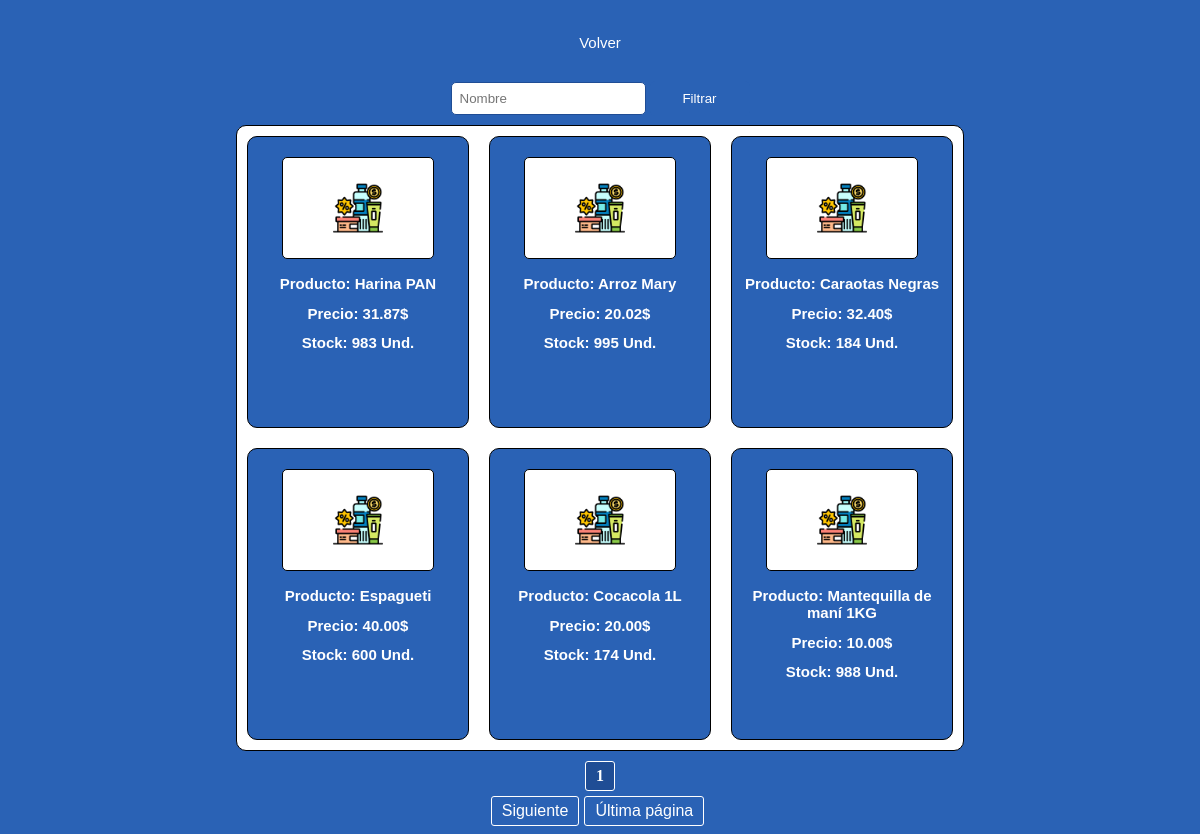
Screenshot of /Inventario/lista_productos/ with the database file from the repository.
### Inventario/models.py (models this page shows)
class Productos(models.Model):
    nombre = models.CharField(max_length=100)
    codigo = models.IntegerField(unique=True, validators=[validate_unique_name])
    precio = models.DecimalField(max_digits=10, decimal_places=2)
    stock = models.IntegerField()
    proveedor = models.CharField(max_length=100)
    iva = models.IntegerField()

### Inventario/views.py (the view)
# urls.py: path('lista_productos/', views.lista_productos, name= "lista_productos"),
def lista_productos(request):
    filtro = request.GET.get('filtro')
    productos = Productos.objects.all()
    if filtro:
        productos = productos.filter(nombre__icontains=filtro)
    paginator = Paginator(productos, 6)
    page_number = request.GET.get('page')
    page_obj = paginator.get_page(page_number)
    return render(request, 'Inventario/lista_productos.html', {'page_obj': page_obj, 'filtro': filtro})

### Inventario/templates/Inventario/lista_productos.html (shortened to what this page needs)
{% load static %}
<!DOCTYPE html>
<html lang="es">
<head>
    <link rel="stylesheet" type="text/css" href="{% static 'css/lista_productos.css' %}">
</head>
<body>
    <div class="navegacion">
        <nav>
            <ul>
                <li><a href="{% url 'index_inventario' %}">Volver</a></li>
            </ul>
        </nav>
    </div>
    <form method="get" action="{% url 'lista_productos' %}">
        <input type="text" name="filtro" id="filtro" value="{{ request.GET.filtro }}" placeholder="Nombre">
        <button type="submit" value="Filtrar">Filtrar</button>
    </form>
    <div class="container">
        {% for producto in page_obj %}
            <div class="item">
                <img src="{% static 'img/productos.png' %}" alt="">
                <h2>Producto: {{ producto.nombre }}</h2>
                <h2>Precio: {{ producto.precio }}$</h2>
                <h2>Stock: {{ producto.stock }} Und.</h2>
            </div>
        {% empty %}
            {% if request.GET.filtro %}
                <p>No se encontraron productos con el filtro "{{ request.GET.filtro }}".</p>
            {% else %}
                <p>No se encontraron productos.</p>
            {% endif %}
        {% endfor %}
    </div>
    <div class="pagination">
        {% if page_obj.has_next %}
            <a href="?page={{ page_obj.next_page_number }}{% if request.GET.filtro %}&filtro={{ request.GET.filtro }}{% endif %}">Siguiente</a>
            <a href="?page={{ page_obj.paginator.num_pages }}{% if request.GET.filtro %}&filtro={{ request.GET.filtro }}{% endif %}">Última página</a>
        {% endif %}
        <span class="current-page">{{ page_obj.number }}</span>
    </div>
</body>
</html>

### Inventario/static/css/lista_productos.css (style rules this page uses)
body { background-color: #2a62b5; display: flex; flex-direction: column; justify-content: center; align-items: center; }
.navegacion { display: flex; justify-content: center; align-items: center; }
nav { display: flex; justify-content: center; float: left; align-items: center; }
nav ul { list-style: none; overflow: hidden; padding-left: 0px; }
nav ul li { float: left; font-family: 'Lucida Sans', 'Lucida Sans Regular', 'Lucida Grande', 'Lucida Sans Unicode', Geneva, Verdana, sans-serif; font-size: 20px; }
nav ul li a { display: block; padding: 10px; margin: 0px 10px 0px 10px; border-radius: 10px; color: #fff; text-decoration: none; font-size: 15px; font-family: 'Lucida Sans', 'Lucida Sans Regular', 'Lucida Grande', 'Lucida Sans Unicode', Geneva, Verdana, sans-serif; }
form input { font-family: 'Lucida Sans', 'Lucida Sans Regular', 'Lucida Grande', 'Lucida Sans Unicode', Geneva, Verdana, sans-serif; padding: 8px; margin: 5px 0px 10px 0px; border-radius: 5px; border: 1px solid; border-color: #1f4d95; }
button { font-family: 'Lucida Sans', 'Lucida Sans Regular', 'Lucida Grande', 'Lucida Sans Unicode', Geneva, Verdana, sans-serif; width: 100px; padding: 10px; background-color: #2a62b5; color: #fff; border: none; border-radius: 5px; cursor: pointer; }
.container { background-color: #fff; border: 1px solid; border-radius: 10px; display: grid; grid-template-columns: repeat(3, 1fr); grid-gap: 20px; padding: 10px 10px 10px 10px; }
h2 { font-size: 15px; font-family: 'Lucida Sans', 'Lucida Sans Regular', 'Lucida Grande', 'Lucida Sans Unicode', Geneva, Verdana, sans-serif; color: #fff; }
.item { background-color: #2a62b5; border: 1px solid; border-radius: 10px; text-align: center; justify-items: center; align-items: center; justify-content: center; padding: 20px 10px 20px 10px; width: 200px; height: 250px; }
.item img { width: 50px; height: 50px; padding: 25px 50px 25px 50px; border: 1px solid; border-radius: 5px; background-color: #fff; }
.pagination { display: flex; justify-content: center; align-items: center; margin-top: 10px; position: relative; }
.pagination a { padding: 5px 10px; margin: 35px 5px 0px 0px; text-decoration: none; color: #fff; border: 1px solid #fff; border-radius: 3px; position: relative; z-index: 2; font-family: 'Lucida Sans', 'Lucida Sans Regular', 'Lucida Grande', 'Lucida Sans Unicode', Geneva, Verdana, sans-serif; }
.current-page { padding: 5px 10px; margin: 30px 5px 0px 0px; font-weight: bold; color: #fff; background-color: #1f4d95; border: 1px solid #fff; border-radius: 3px; position: absolute; top: -30px; left: 50%; transform: translateX(-50%); z-index: 3; }

### rows the page displays
Productos: nombre "Harina PAN", precio "31.87", stock "983"
Productos: nombre "Arroz Mary", precio "20.02", stock "995"
Productos: nombre "Caraotas Negras", precio "32.40", stock "184"
Productos: nombre "Espagueti", precio "40.00", stock "600"
Productos: nombre "Cocacola 1L", precio "20.00", stock "174"
Productos: nombre "Mantequilla de maní 1KG", precio "10.00", stock "988"

### other values shown
{{ page_obj.number }} "1"
